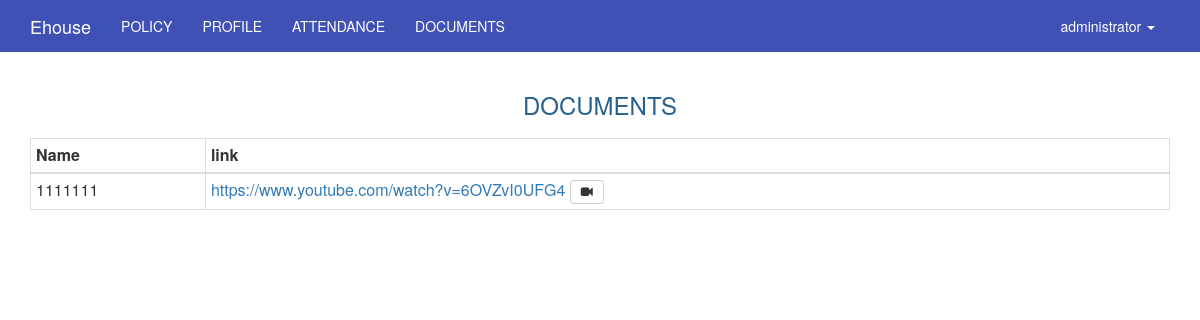
/index.php/member/info/document (signed in), run on the app's committed database.
### tables this page shows
CREATE TABLE `users` (
  `id` int(11) UNSIGNED NOT NULL,
  `ip_address` varchar(15) NOT NULL,
  `username` varchar(100) NOT NULL,
  `password` varchar(255) NOT NULL,
  `salt` varchar(255) DEFAULT NULL,
  `email` varchar(100) NOT NULL,
  `activation_code` varchar(40) DEFAULT NULL,
  `forgotten_password_code` varchar(40) DEFAULT NULL,
  `forgotten_password_time` int(11) UNSIGNED DEFAULT NULL,
  `remember_code` varchar(40) DEFAULT NULL,
  `created_on` int(11) UNSIGNED NOT NULL,
  `last_login` int(11) UNSIGNED DEFAULT NULL,
  `active` tinyint(1) UNSIGNED DEFAULT NULL,
  `first_name` varchar(50) DEFAULT NULL,
  `last_name` varchar(50) DEFAULT NULL,
  `company` varchar(100) DEFAULT NULL,
  `birth_day` varchar(50) NOT NULL,
  `phone` varchar(20) DEFAULT NULL,
  `address` varchar(255) DEFAULT NULL,
  `profile` text,
  `modified_date` datetime DEFAULT NULL
);

CREATE TABLE `files` (
  `id` int(11) NOT NULL,
  `name` varchar(255) NOT NULL,
  `link` varchar(255) NOT NULL,
  `type` varchar(50) NOT NULL,
  `description` text NOT NULL,
  `user_id` int(11) NOT NULL,
  `created_date` datetime DEFAULT NULL
);

### application/controllers/member/Info.php (called while the page is built, shortened)
<?php
class Info extends Admin_Controller {
    function __construct(){
        parent::__construct();
        $this->load->library('ion_auth');
        $this->load->library('postal');
        $this->load->helper('url');
        $this->current_user = $this->ion_auth->user()->row();
        $this->data['current_user'] = $this->current_user;
        $this->data['current_user_menu'] = '';
        $this->load->model('calendar_model');
        $this->load->model('course_model');
    }
    public function document(){
        $this->load->model('files_model');
        $input['where'] = array('user_id' => $this->current_user->id);
        $this->data['items'] = $this->files_model->get_list($input);
        $this->load->view('member/document_view', $this->data);
    }
}

### index.php (called while the page is built, shortened)
<?php
require_once BASEPATH.'core/CodeIgniter.php';

### application/helpers/common_helper.php (called while the page is built, shortened)
<?php
	function public_helper($string = '')
	{
		return base_url('public/'.$string);
	}
?>

### application/libraries/Ion_auth.php (called while the page is built, shortened)
<?php  if ( ! defined('BASEPATH')) exit('No direct script access allowed');
class Ion_auth
{
    public function __construct()
    {
        $this->_cache_user_in_group =& $this->ion_auth_model->_cache_user_in_group;
        $this->ion_auth_model->trigger_events('library_constructor');
    }
    public function __call($method, $arguments)
    {
        return call_user_func_array( array($this->ion_auth_model, $method), $arguments);
    }
    public function __get($var)
    {
        return get_instance()->$var;
    }
    public function logged_in()
    {
        $this->ion_auth_model->trigger_events('logged_in');
        return (bool) $this->session->userdata('identity');
    }
    public function in_group($check_group, $id=false, $check_all = false)
    {
        $this->ion_auth_model->trigger_events('in_group');
        return $check_all;
    }
}

### application/libraries/Session.php (called while the page is built, shortened)
<?php if ( ! defined('BASEPATH')) exit('No direct script access allowed');
class Session
{
    protected $sess_namespace = '';
    protected $store = array();
     private function initialize()
     {
        if (isset($_SESSION[$this->sess_namespace]) ) {
            $this->store = $_SESSION[$this->sess_namespace];
        }
        $destroy = false;
        if (!$destroy) {
            return;
        }
    }
    public function userdata($value)
    {
        if (isset($this->store[$value])) {
            return $this->store[$value];
        } else {
            return false;
        }
    }
    public function set_userdata($data = array(), $value = '')
    {
        if (is_string($data)) {
            $data = array($data => $value);
        }
        foreach ($data as $key => $val) {
            $this->store[$key] = $val;
        }
    }
}

### application/models/Ion_auth_model.php (called while the page is built, shortened)
<?php  if ( ! defined('BASEPATH')) exit('No direct script access allowed');
class Ion_auth_model extends CI_Model
{
    public $tables = array();
    public $_ion_where = array();
    public $_ion_select = array();
    public $_ion_limit = NULL;
    public $_ion_offset = NULL;
    public $_ion_order_by = NULL;
    public $_ion_order = NULL;
    protected $response = NULL;
    public function __construct()
    {
        $this->config->load('ion_auth', TRUE);
        $this->tables  = $this->config->item('tables', 'ion_auth');
    }
    public function limit($limit)
    {
        $this->_ion_limit = $limit;
        return $this;
    }
    public function where($where, $value = NULL)
    {
        if (!is_array($where))
        {
            $where = array($where => $value);
        }
        array_push($this->_ion_where, $where);
        return $this;
    }
    public function order_by($by, $order='desc')
    {
        $this->_ion_order_by = $by;
        $this->_ion_order    = $order;
        return $this;
    }
    public function row()
    {
        $row = $this->response->row();
        return $row;
    }
    public function users($groups = NULL)
    {
        if (isset($this->_ion_select) && !empty($this->_ion_select))
        {
            foreach ($this->_ion_select as $select)
            {
                $this->db->select($select);
            }
            $this->_ion_select = array();
        }
        else
        {
            $this->db->select(array(
                $this->tables['users'].'.*',
                $this->tables['users'].'.id as id',
                $this->tables['users'].'.id as user_id'
            ));
        }
        if (isset($this->_ion_where) && !empty($this->_ion_where))
        {
            foreach ($this->_ion_where as $where)
            {
                $this->db->where($where);
            }
            $this->_ion_where = array();
        }
        if (isset($this->_ion_limit) && isset($this->_ion_offset))
        {
            $this->db->limit($this->_ion_limit, $this->_ion_offset);
            $this->_ion_limit  = NULL;
            $this->_ion_offset = NULL;
        }
        else if (isset($this->_ion_limit))
        {
            $this->db->limit($this->_ion_limit);
            $this->_ion_limit  = NULL;
        }
        if (isset($this->_ion_order_by) && isset($this->_ion_order))
        {
            $this->db->order_by($this->_ion_order_by, $this->_ion_order);
            $this->_ion_order    = NULL;
            $this->_ion_order_by = NULL;
        }
        $this->response = $this->db->get($this->tables['users']);
        return $this;
    }
    public function user($id = NULL)
    {
        $id = isset($id) ? $id : $this->session->userdata('user_id');
        $this->users();
        return $this;
    }
}

### application/core/MY_Controller.php (called while the page is built, shortened)
<?php
class Admin_Controller extends MY_Controller
{
	function __construct()
	{
		$current_user = $this->ion_auth->user()->row();
	}
}

### application/models/Files_model.php (called while the page is built, shortened)
<?php
class Files_model extends MY_Model
{
    function __construct()
    {
        $this->table = 'files';
    }
}

### application/core/MY_Model.php (called while the page is built, shortened)
<?php if ( ! defined('BASEPATH')) exit('No direct script access allowed');
class MY_Model extends CI_Model {
    var $table = '';
    var $key = 'id';
    var $order = '';
    function get_list($input = array())
    {
        $query = $this->db->get($this->table);
        return $query->result();
    }
    protected function get_list_set_input($input = array())
    {
        if ((isset($input['where'])) && $input['where'])
        {
            $this->db->where($input['where']);
        }
        if (isset($input['order'][0]) && isset($input['order'][1]))
        {
            $this->db->order_by($input['order'][0], $input['order'][1]);
        }
        else
        {
            $order = ($this->order == '') ? array($this->table.'.'.$this->key, 'desc') : $this->order;
            $this->db->order_by($order[0], $order[1]);
        }
    }
}
?>

### application/views/member/document_view.php (the view, shortened to what this page needs)
<?php include "header_view.php"; ?>
<div class="container">
	<div class="row">
		<div class="col-lg-12">
			<h3 class="text-center" style="color: #286090">DOCUMENTS</h3>
			<div class="row">
				<div class="col-lg-12" style="margin-top: 10px;">
					<?php
					echo '<table class="table table-hover table-bordered table-condensed">';
					echo '<thead>';
					echo '<tr>';
					echo '<th>Name</th>';
					echo '<th>link</th>';
					echo '</tr>';
					echo '</thead>';
					echo '<tbody>';
					if(!empty($items))
					{
						foreach($items as $key => $item)
						{
							echo '<tr>';
							echo '<td>'.$item->name.'</td>';
							echo '<td>';
							if($item->type=="video"){ echo '<a href="'.$item->link.'" target="_blank">'.$item->link.' <button class="btn btn-default btn-sm"><li class="fa fa-video-camera"></li></button></a> '; }else {echo '<audio controls><source src="'.base_url().'public/upload/media/'.$item->link.'" type="audio/ogg"></audio>'; }
							echo '</td>';
							echo '</tr>';
						}
					}
					echo '</tbody>';
					echo '</table>';
					?>
				</div>
			</div>
		</div>
	</div>

### application/views/member/header_view.php (shortened to what this page needs)
    <link rel="stylesheet" href="<?php echo public_helper('lib/bootstrap/css/bootstrap.min.css'); ?>"/>
    <link rel="stylesheet" href="<?php echo public_helper('lib/font-awesome/css/font-awesome.min.css'); ?>"/>
    <link href="<?php echo public_helper('lib/datetime-picker/datetimepicker.css')?>" rel="stylesheet">
    <link rel="stylesheet" href="http://code.jquery.com/ui/1.10.3/themes/smoothness/jquery-ui.css" />
    <link href="https://cdnjs.cloudflare.com/ajax/libs/bootstrap3-dialog/1.34.5/css/bootstrap-dialog.min.css" rel="stylesheet" type="text/css" />
    <link rel="stylesheet" href="<?php echo public_helper('css/admin.css'); ?>" type="text/css" />
<!DOCTYPE html>
<html>
<head>
</head>
<body>
    <nav class="navbar navbar-inverse">
        <div class="container">
            <div class="navbar-header">
                <a class="navbar-brand" href="<?php echo base_url(); ?>" target="_new"><?php echo 'Ehouse'?></a>
            </div>
            <div id="navbar" class="collapse navbar-collapse">
                <ul class="nav navbar-nav">
                    <li><?php echo anchor('member/info/policy','POLICY');?></li>
                    <li><?php echo anchor('member/info/profile','PROFILE');?></li>
                    <li><?php echo anchor('member/info/attendance','ATTENDANCE');?></li>
                    <li><?php echo anchor('member/info/document','DOCUMENTS');?></li>
                </ul>
                <ul class="nav navbar-nav navbar-right">
                    <li class="dropdown">
                        <a href="#" class="dropdown-toggle" data-toggle="dropdown" role="button" aria-expanded="false"><?php echo $this->ion_auth->user()->row()->username;?> <span class="caret"></span></a>
                    </li>
                </ul>
            </div>
        </div>
    </nav>

### public/css/admin.css (style rules this page uses)
.navbar-inverse { background-color: #3F51B5; border-color: #3F51B5; border-radius: inherit; }
.navbar-inverse .navbar-nav>li>a { color: white; }
.navbar-inverse .navbar-brand { color: white; }

### data on the page
users: id+username "administrator"
files: name "1111111", link "https://www.youtube.com/watch?v=6OVZvI0UFG4"

### other printed values
anchor('member/info/policy','POLICY') "POLICY"
anchor('member/info/profile','PROFILE') "PROFILE"
anchor('member/info/attendance','ATTENDANCE') "ATTENDANCE"
anchor('member/info/document','DOCUMENTS') "DOCUMENTS"
